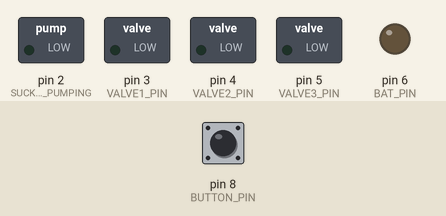
A sketch run on a simulated Arduino Uno, built with avr-gcc and run on an emulated ATmega328P. Parts: switched loads named in the sketch (green lamp = pin HIGH), output pins drawn as LEDs (lit = HIGH). Inputs (shaded band) come from the test bench; at power-on: pin 8 (BUTTON_PIN) HIGH.

Above: at 0.8 s.
0.9 s: pin 8 (BUTTON_PIN) pulled LOW for 0.15 s
At 1.6 s:
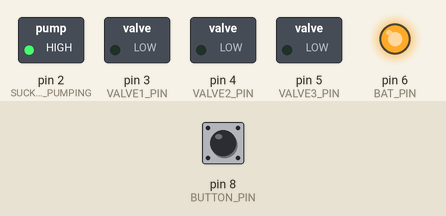
At 3.7 s:
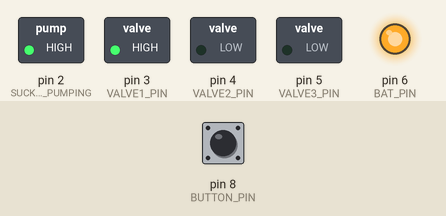
Timing chart, 0 to 19.0 s (numbered marks = the images above; inputs shaded):
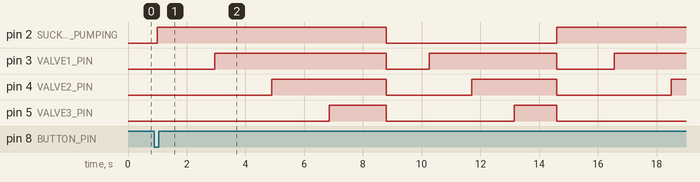

Measured:
- after the input at 0.9 s, pin 2 (SUCKTION_PUMPING): LOW → HIGH after 0.10 s, → LOW 7.8 s later, → HIGH 5.8 s later; pin 3 (VALVE1_PIN): goes HIGH 5.9 s, LOW 1.5 s, HIGH 4.4 s, LOW 2.0 s, then HIGH, starting after 2.1 s

The sketch:

PandaWorm-2026.ino
```cpp
// pins defenitions
const byte SUCKTION_PUMPING = 2; // 0 = sucktion / 1 = pumping
const byte VALVE1_PIN = 3; // First valve
const byte VALVE2_PIN = 4; // Second valve
const byte VALVE3_PIN = 5; // Third valve
const byte BAT_PIN = 6; // Bttery on/off control pin
const byte BUTTON_PIN = 8; // Button pin

// Timing variables
const int spike_time = 50; // Time to avoid electric spikes
const int pumping_time = 2000 - spike_time;   // 2 seconds
const int sucktion_time = 1500 - spike_time;  // 1.5 seconds

void setup() {
  // Components setting
  pinMode(SUCKTION_PUMPING, OUTPUT);
  pinMode(VALVE1_PIN, OUTPUT);
  pinMode(VALVE2_PIN, OUTPUT);
  pinMode(VALVE3_PIN, OUTPUT);
  pinMode(BAT_PIN, OUTPUT);
  pinMode(BUTTON_PIN, INPUT_PULLUP);

  while (digitalRead(BUTTON_PIN)); // Waiting for the button to be pressed before passing to the loop
  delay(100);
  digitalWrite(BAT_PIN, 1);
}

void loop() {
  // --- pumping ---
  // First vertebra
  pumpingReset(); // Enter pumping mode
  digitalWrite(VALVE1_PIN, 0); // Navigating the pump to the first vertebra
  delay(pumping_time);
  // Second vertebra
  digitalWrite(VALVE1_PIN, 1); // Navigating the pump to the second vertebra
  delay(pumping_time);
  // Third vertebra
  digitalWrite(VALVE2_PIN, 1); // Navigating the pump to the third vertebra
  delay(pumping_time);
  // Fourth vertebra
  digitalWrite(VALVE3_PIN, 1); // Navigating the pump to the fourth vertebra
  delay(pumping_time);

  // --- sucktion ---
  // First vertebra
  sucktionReset(); // Enter sucktion mode
  digitalWrite(VALVE1_PIN, 0); // Navigating the pump to the first vertebra
  delay(sucktion_time);
  // Second vertebra
  digitalWrite(VALVE1_PIN, 1); // Navigating the pump to the second vertebra
  delay(sucktion_time);
  // Third vertebra
  digitalWrite(VALVE2_PIN, 1); // Navigating the pump to the third vertebra
  delay(sucktion_time);
  // Fourth vertebra
  digitalWrite(VALVE3_PIN, 1); // Navigating the pump to the fourth vertebra
  delay(sucktion_time);
}


// --- Reset functions ---
void sucktionReset() { // Reset to enter suction mode
  digitalWrite(VALVE1_PIN, 0);
  digitalWrite(VALVE2_PIN, 0);
  digitalWrite(VALVE3_PIN, 0);
  digitalWrite(SUCKTION_PUMPING, 0);
}

void pumpingReset(){ // Reset to enter pumping mode
  digitalWrite(VALVE1_PIN, 0);
  digitalWrite(VALVE2_PIN, 0);
  digitalWrite(VALVE3_PIN, 0);
  digitalWrite(SUCKTION_PUMPING, 1);
}
```
